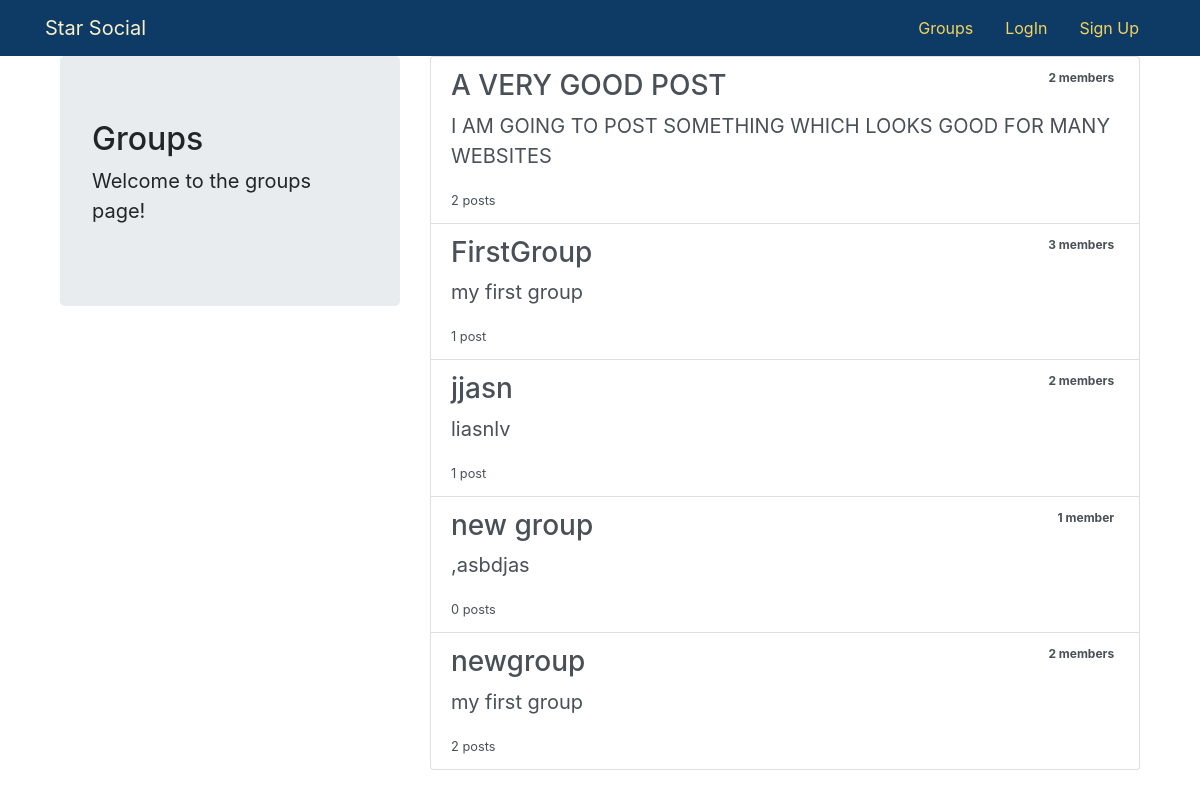
The app's page /groups/ with its own data.
### groups/models.py (models this page shows, shortened)
class Group(models.Model):
    name= models.CharField(max_length=255,unique=True)
    slug = models.SlugField(allow_unicode=True,unique=True)
    description = models.TextField(blank=True,default='')
    description_html = models.TextField(editable=False,default='',blank=True)
    members = models.ManyToManyField(User,through='GroupMember')
    class Meta:
        ordering =['name']

### groups/views.py (the view)
# urls.py: path('',views.ListGroups.as_view(),name='all'),
class ListGroups(generic.ListView):
    model = Group

### groups/templates/groups/group_list.html (shortened to what this page needs)
{% extends "groups/group_base.html" %}
{% block pregroup %}
<div class="col-md-4">
  <div class="jumbotron">
    <h2>Groups</h2>
    <p>Welcome to the groups page!</p>
</div>
</div>
{% endblock %}
{% block group_content %}
<div class="col-md-8 ">
  <div class="list-group">
    {% for group in object_list %}
    <a class="list-group-item list-group-item-action" href="{% url 'groups:single' slug=group.slug %}">
      <div class="d-flex w-100 justify-content-between">
            <h3 class="mb-1">{{group.name}}</h3>
            <small class="badge">{{group.members.count}} member{{group.members.count|pluralize}}</small>
      </div>
      <p class="mb-1">  {{group.description_html|safe}}
       </p>
      <small>{{group.posts.count}} post{{group.posts.count|pluralize}}</small>
  </a>
  {% endfor %}
  </div>
</div>
{% endblock %}

### groups/templates/groups/group_base.html (shortened to what this page needs)
{% extends "base.html" %}
{% block content %}
<div class="container">
  <div class="row">
    {% block pregroup %}{% endblock %}
    {% block group_content %}{% endblock %}
  </div>
</div>
{% endblock %}

### templates/base.html (shortened to what this page needs)
<!DOCTYPE html>
{% load static %}
<html lang="en" dir="ltr">
  <head>
    <link rel="stylesheet" href="https://stackpath.bootstrapcdn.com/bootstrap/4.5.0/css/bootstrap.min.css">
<link rel="stylesheet" href="{% static '\css\master.css'%}">
  </head>
  <body>
    <nav class="navbar navbar-dark bg-dark navbar-c" role="navigation">
      <div class="container">
        <a class="navbar-brand" href="{% url 'home' %}">Star Social</a>
        <ul class="nav justify-content-end">
          {% if user.is_authenticated %}
          <li class="nav-item">
            <a class="nav-link" href="{% url 'posts:create'%}">Post</a>
          </li>
          <li class="nav-item">
            <a class="nav-link" href="{% url 'groups:all'%}">Group</a>
          </li>
          <li class="nav-item">
            <a class="nav-link" href="{% url 'groups:create'%}">Create Group</a>
          </li>
          <li class="nav-item">
            <a class="nav-link" href="{% url 'accounts:logout' %}" >LogOut</a>
          </li>
          {%else%}
          <li class="nav-item"><a class="nav-link" href="{% url 'groups:all'%}">Groups</a>
          </li>
          <li class="nav-item"><a class="nav-link" href="{% url 'accounts:login'%}">LogIn</a>
          </li>
          <li class="nav-item"><a class="nav-link" href="{% url 'accounts:signup' %}">Sign Up</a>
          </li>
          {% endif %}
          </ul>
      </div>
</nav>
<div class="container">
  {% block content %}
  {% endblock %}
</div>
  </body>
</html>

### static/css/master.css (style rules this page uses)
.navbar { background-color: #0d3b66 !important; }
.navbar-brand { color: #faf0ca !important; }
.nav-link { color: #f4d35e !important; }
p { font-size: 20px; }

### records on screen
Group: name "A VERY GOOD POST", members.count "2", description_html "I AM GOING TO POST SOMETHING WHICH LOOKS GOOD FOR MANY WEBSITES", posts.count "2"
Group: name "FirstGroup", members.count "3", description_html "my first group", posts.count "1"
Group: name "jjasn", members.count "2", description_html "liasnlv", posts.count "1"
Group: name "new group", members.count "1", description_html ",asbdjas", posts.count "0"
Group: name "newgroup", members.count "2", description_html "my first group", posts.count "2"
